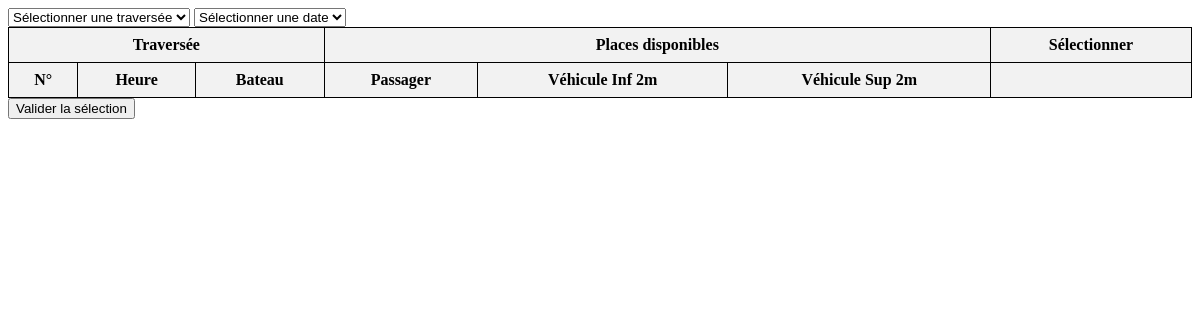
Page /Pages/testTableau.php on the earlier database version.
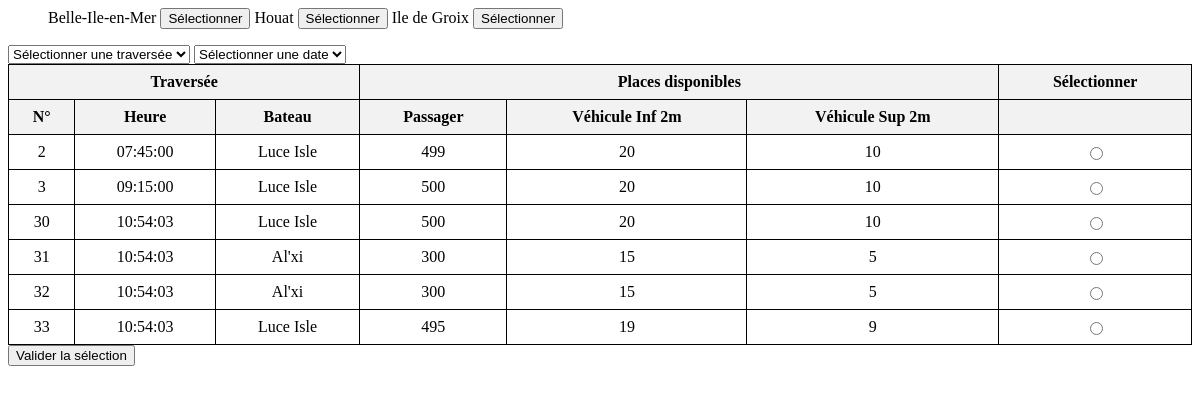
Same page on the later database version.
### tables this page shows
CREATE TABLE `bateau` (
  `id_bateau` int(11) NOT NULL,
  `nom_bateau` varchar(50) DEFAULT NULL,
  `long_bateau` decimal(4,2) DEFAULT NULL,
  `larg_bateau` decimal(4,2) DEFAULT NULL,
  `vitesse_bateau` int(11) DEFAULT NULL,
  `image_url` varchar(500) NOT NULL
);

### Fonctions/Script.php (called while the page is built, shortened)
<?php
function connexionBase($servername, $username, $password, $dbname) {
    try {
        return new PDO("mysql:host=$servername;dbname=$dbname", $username, $password, [
            PDO::ATTR_ERRMODE => PDO::ERRMODE_EXCEPTION,
            PDO::ATTR_DEFAULT_FETCH_MODE => PDO::FETCH_ASSOC,
        ]);
    } catch (PDOException $e) {
        echo "Erreur de connexion : " . $e->getMessage();
        return null;
    }
}
function getSecteurs() {
    $servername = "127.0.0.1";
    $username = "root";
    $password = "";
    $dbname = "marieteam";
    $sql = "SELECT nom_secteur
            FROM secteur
            INNER JOIN liaison ON liaison.id_secteur = secteur.id_secteur
            INNER JOIN traversée ON traversée.id_travers = liaison.id_travers
            WHERE traversée.date_travers > CURRENT_DATE
            GROUP BY secteur.nom_secteur";
    $pdo = connexionBase($servername, $username, $password, $dbname);
    $stmt = $pdo->prepare($sql);
    $stmt->execute();
    return $stmt->fetchAll();
}
function GetInfo() {
    $servername = "localhost";
    $username = "root";
    $password = "";
    $dbname = "marieteam";
    $pdo = connexionBase($servername, $username, $password, $dbname);
    $sql = "SELECT traversée.id_travers, heure_travers, nom_bateau, PlaceDispoPassager.PlaceDispo AS 'Passager', PlaceDispoVéhiculeInf2m.PlaceDispo AS 'véhicule inf2m', PlaceDispoVéhiculeSup2m.PlaceDispo AS 'véhicule sup2m'
    FROM traversée
    INNER JOIN bateau ON traversée.id_bateau = bateau.id_bateau
    INNER JOIN PlaceDispoPassager ON traversée.id_travers = PlaceDispoPassager.id_travers
    INNER JOIN PlaceDispoVéhiculeInf2m ON traversée.id_travers = PlaceDispoVéhiculeInf2m.id_travers
    INNER JOIN PlaceDispoVéhiculeSup2m ON traversée.id_travers = PlaceDispoVéhiculeSup2m.id_travers
    INNER JOIN liaison on traversée.id_travers = liaison.id_travers
    INNER JOIN secteur on liaison.id_secteur = secteur.id_secteur";
    $stmt = $pdo->prepare($sql);
    $stmt->execute();
    return $stmt->fetchAll(PDO::FETCH_ASSOC);
}
?>

### Pages/testTableau.php (the view, shortened to what this page needs)
<?php
        include '../Fonctions/Script.php';
        $secteurs = getSecteurs();
        $infos = GetInfo();
    ?>
    <div class="blockR">
        <div class="destination">
            <ul>
            <?php foreach ($secteurs as $secteurItem): ?>
                    <?php echo htmlspecialchars($secteurItem['nom_secteur']); ?>
                    <button type="button" onclick="selectionnerSecteur('<?php echo htmlspecialchars($secteurItem['nom_secteur']); ?>')">
                        Sélectionner
                    </button>
            <?php endforeach; ?>
            </ul>
        </div>
        <div class="tableauReservation">
            <select name="traversee" data-nom-secteur="<?= htmlspecialchars($nom_secteur) ?>" onchange="selectionnerTraversee(this.value)">
                <option value="">Sélectionner une traversée</option>
            </select>
            <select name="date_traversee" id="date_traversee">
                <option value="">Sélectionner une date</option>
            </select>
        </div>
    </div>
    <form id="selectionForm" action="reservation.php" method="GET">
        <table>
            <thead>
                <tr>
                    <th colspan="3">Traversée</th>
                    <th colspan="3">Places disponibles</th>
                    <th>Sélectionner</th>
                </tr>
                <tr>
                    <th>N°</th>
                    <th>Heure</th>
                    <th>Bateau</th>
                    <th>Passager</th>
                    <th>Véhicule Inf 2m</th>
                    <th>Véhicule Sup 2m</th>
                    <th></th>
                </tr>
            </thead>
            <tbody>
            <?php foreach ($infos as $info) : ?>
                <tr>
                    <td><?= htmlspecialchars($info['id_travers']) ?></td>
                    <td><?= htmlspecialchars($info['heure_travers']) ?></td>
                    <td><?= htmlspecialchars($info['nom_bateau']) ?></td>
                    <td><?= htmlspecialchars($info['Passager']) ?></td>
                    <td><?= htmlspecialchars($info['véhicule inf2m']) ?></td>
                    <td><?= htmlspecialchars($info['véhicule sup2m']) ?></td>
                    <td>
                        <input type="radio" name="id_travers" value="<?= htmlspecialchars($info['id_travers']) ?>">
                    </td>
                </tr>
            <?php endforeach; ?>
            </tbody>
        </table>
        <button type="submit">Valider la sélection</button>
    </form>

### Pages/testTableau.php (style rules this page uses)
table { width: 100%; border-collapse: collapse; }
th, td { border: 1px solid black; padding: 8px; text-align: center; }
th { background-color: #f2f2f2; }

Differences in the rows shown:
now on this page (row edited): traversée: id_travers "2", heure_travers "07:45:00", id_bateau.nom_bateau "Luce Isle", Passager "499", véhicule "20", véhicule "10"
added traversée: id_travers "3", heure_travers "09:15:00", id_bateau.nom_bateau "Luce Isle", Passager "500", véhicule "20", véhicule "10"
added traversée: id_travers "30", heure_travers "10:54:03", id_bateau.nom_bateau "Luce Isle", Passager "500", véhicule "20", véhicule "10"
added traversée: id_travers "31", heure_travers "10:54:03", id_bateau.nom_bateau "Al'xi", Passager "300", véhicule "15", véhicule "5"
added traversée: id_travers "32", heure_travers "10:54:03", id_bateau.nom_bateau "Al'xi", Passager "300", véhicule "15", véhicule "5"
added traversée: id_travers "33", heure_travers "10:54:03", id_bateau.nom_bateau "Luce Isle", Passager "495", véhicule "19", véhicule "9"
Other differences:
new list line: "Belle-Ile-en-Mer Sélectionner"
new list line: "Houat Sélectionner"
new list line: "Ile de Groix Sélectionner"
